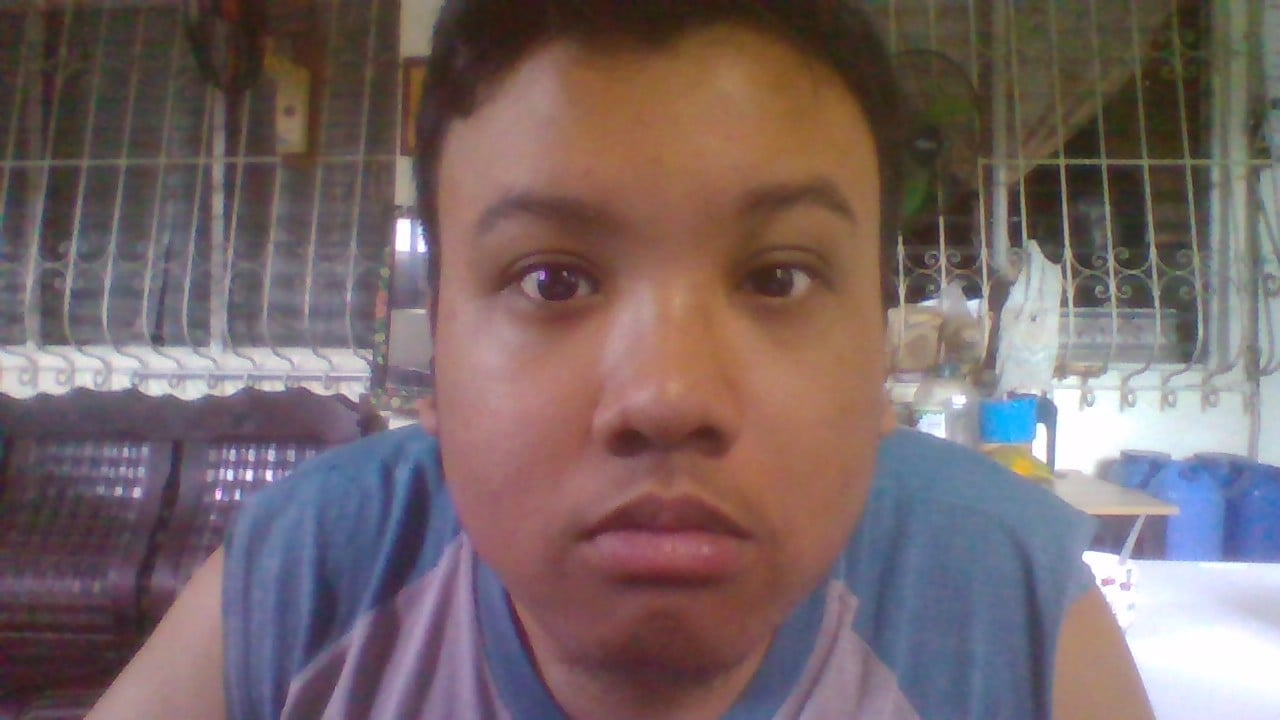
#> input picture Performing Face Recognition/dataset/person 2/jm (1).jpg, 1280 x 720 px
$ python Read.py
#> lines starting #> are read from the running program, lines starting #| are printed output that depends on the picture
import numpy as np
import os
import errno
import sys
import cv2

def read_images(dataset, sz=None):
#> called with dataset = 'dataset'
  c = 0
  X, y = [], []

  for dirname, dirnames, filenames in os.walk(dataset):
    for subdirname in dirnames:
      subject_path = os.path.join(dirname, subdirname)
      for filename in os.listdir(subject_path):
        try:
          if(filename == ".directory"):
            continue
          filepath = os.path.join(subject_path, filename)
          im = cv2.imread(os.path.join(subject_path, filename), cv2.IMREAD_GRAYSCALE)
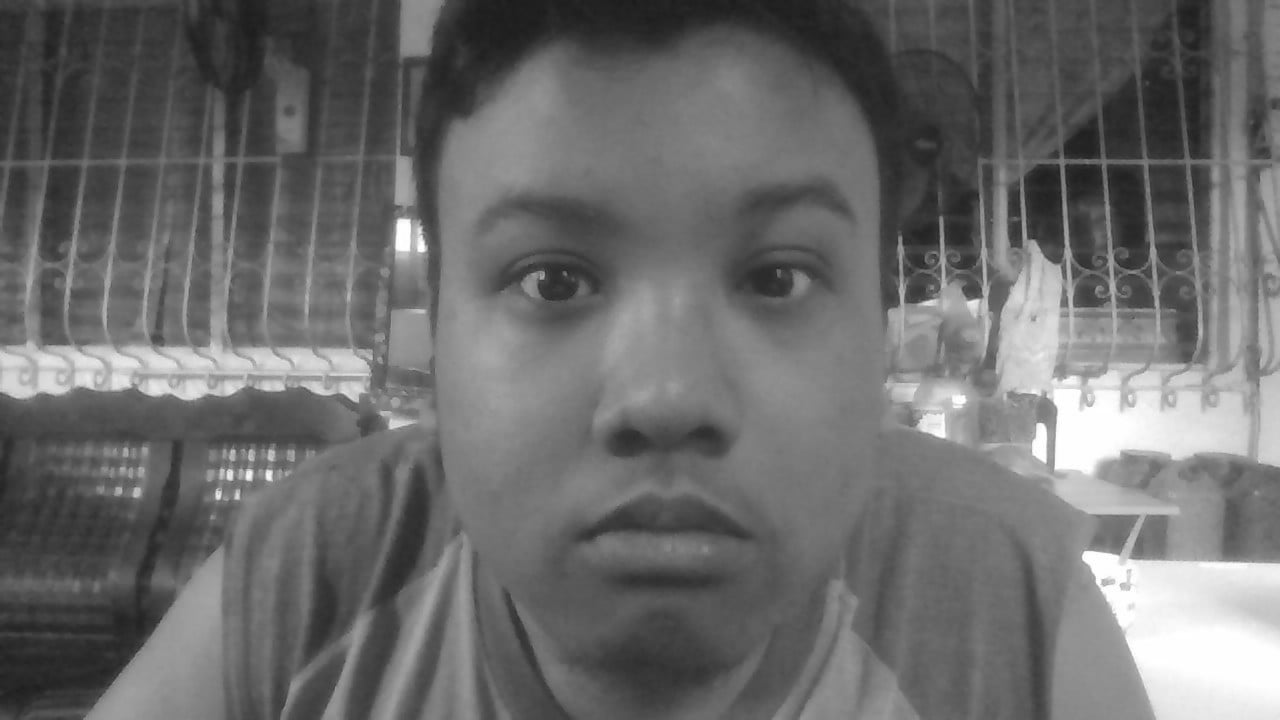
#> im: shape (720, 1280); min 27, max 255, mean 107.6

          # Resize the images to the prescribed size
          if (sz is not None):
            im = cv2.resize(im, (200,200))

          X.append(np.asarray(im, dtype=np.uint8))
          y.append(c)

        except IOError as e:
          print(f"I/O Error({e.errno}): {e.strerror}")
        except:
          print("Unexpected error:", sys.exc_info()[0])
          raise
      c = c+1
  return [X, y]

test_data = read_images("dataset")
print(test_data)
